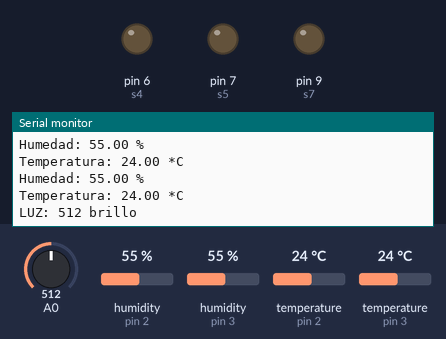
Recording of a sketch running on a simulated Arduino Uno, built with avr-gcc and run on an emulated ATmega328P. Parts: output pins drawn as LEDs (lit = HIGH), the last lines printed to the serial monitor. The test bench sets the inputs (shaded band); at power-on: A0 = 512, humidity (sensors on pin 2, pin 3) 55 %, temperature (sensors on pin 2, pin 3) 24 °C. WiFi joins after 1.5 s; servers stay silent unless stated.

Above: at 7.8 s.
7.9 s: A0 set to 107
At 9.4 s:
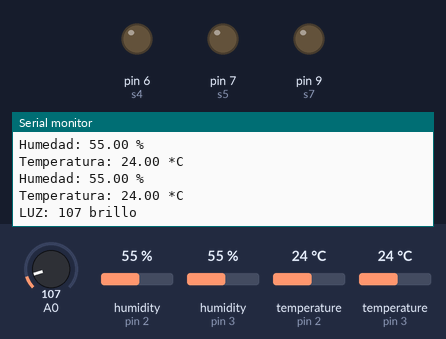
14.4 s: A0 set to 89
At 17.3 s:
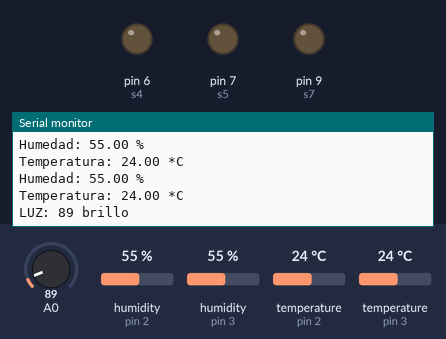
Timing chart, 0 to 18.8 s (numbered marks = the images above; inputs shaded):
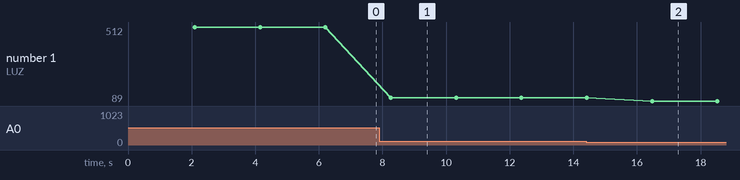

The sketch:

webserver1.1.ino
```cpp
//librerias
#include <SPI.h>
#include <Ethernet.h>
//DTH
#include "DHT.h"
DHT dht1(2,DHT22);
DHT dht2(3,DHT22);
int l=0;
int lx=0;
//fin DTH

//Declaración de la direcciones MAC e IP. También del puerto 80
byte mac[] = {
  0xDE, 0xAD, 0xBE, 0xEF, 0xFE, 0xED };
IPAddress ip(192,168,0,24);
EthernetServer servidor(80);


//declara los pines
//en este caso s= salidas (luz, ventilador, etc.., en ves de s se le puede asignar cualquier nombre). y declararemos E = entradas.
//al estar conectado el shield ethernet solo podemos contar con los pines digitales desde el 2 hasta el 9, exceptuando el pin 4 que sera usado por la MicroSD
int s1=8;
int s2=3;
int s3=5;
int s4=6;
int s5=7;
int s6=2;
int s7=9;


//lee los caracteres de una secuencia en una cadena. Los strings se representan como arrays de caracteres (tipo char)... ESTO NO LO ENTIENDO... ESTUDIARLO PRONTO...
String readString=String(30);
String stado1=String(3);
String stado2=String(3);
String stado3=String(3);
String stado4=String(3);
String stado5=String(3);
String stado6=String(3);
String stado7=String(3);


//aqui declaro los estados las variables int (int son variables de numeros enteros):

void setup() {
  //inicio DTH
  Serial.begin(9600);
  Serial.println("MADS96.cl\n\nIN DOOR!");
  Serial.println();
  dht1.begin();
  //fin DTH

Ethernet.begin(mac, ip); //Inicializamos con las direcciones asignadas
servidor.begin();

pinMode(s1,OUTPUT); //asigno s1 (pin 2) como salida digital.
digitalWrite(s1,LOW); //indico que el estado inicial de s1 sera apagado.

pinMode(s2,OUTPUT); //asigno s2 (pin 3) como salida digital.
digitalWrite(s2,LOW); //indico que el estado inicial de s1 sera apagado.

pinMode(s3,OUTPUT); //asigno s1 (pin 5) como salida digital.
digitalWrite(s3,LOW); //indico que el estado inicial de s1 sera apagado.

pinMode(s4,OUTPUT); //asigno s1 (pin 6) como salida digital.
digitalWrite(s4,LOW); //indico que el estado inicial de s1 sera apagado.

pinMode(s5,OUTPUT); //asigno s1 (pin 7) como salida digital.
digitalWrite(s5,LOW); //indico que el estado inicial de s1 sera apagado.

pinMode(s6,OUTPUT); //asigno s1 (pin 8) como salida digital.
digitalWrite(s6,LOW); //indico que el estado inicial de s1 sera apagado.

pinMode(s7,OUTPUT); //asigno s1 (pin 9) como salida digital.
digitalWrite(s7,LOW); //indico que el estado inicial de s1 sera apagado.


//asigno valores iniciales a las variables creadas anteriormente como string (string son variables de texto):
stado1="OFF";
stado2="OFF";
stado3="OFF";
stado4="OFF";
stado5="OFF";
stado6="OFF";
stado7="OFF";

}


//aqui comienza el programa que se correra eternamente.
void loop() {

  //inicio DTH
    delay(2000);
  float h = dht1.readHumidity();
  float t = dht1.readTemperature();
  float h1 = dht2.readHumidity();
  float t1 = dht2.readTemperature();
  lx=analogRead (0);
  if (isnan(h) || isnan(t)) {
    Serial.println("Falla al leer el sensor DHT!");

  }
  Serial.print("Humedad: ");
  Serial.print(h);
  Serial.println(" %\t");
  Serial.print("Temperatura: ");
  Serial.print(t);
  Serial.println(" *C ");
  Serial.print("Humedad: ");
  Serial.print(h1);
  Serial.println(" %\t");
  Serial.print("Temperatura: ");
  Serial.print(t1);
  Serial.println(" *C ");
  Serial.print("LUZ: ");
  Serial.print(lx);
  Serial.println(" brillo ");
  Serial.println();

  //Fin DTH

//NO LO ENTIENDO... Desde aqui
//EthernetClient Crea un cliente que se puede conectar a una dirección específica de Internet IP...
EthernetClient cliente= servidor.available();
if(cliente) {
boolean lineaenblanco=true;
String cadena="";
while(cliente.connected()) {
if(cliente.available()) {
char c=cliente.read();
if(readString.length()<30) {
readString.concat(c);
Serial.write(c);
cadena.concat(c);
//Cliente conectado
//Leemos petición HTTP caracter a caracter
//Almacenar los caracteres en la variable readString
}

//NO LO ENTIENDO... hasta aqui

//esto lo entiendo pero no lo COMPRENDO!!! ¿que diablos... ?

//S1
if(c=='\n' && lineaenblanco) //Si la petición HTTP ha finalizado
{
int LED = cadena.indexOf("s1=");
if(cadena.substring(LED)=="s1=ON") {
digitalWrite(s1,LOW);
stado1="OFF"; }
else if (cadena.substring(LED)=="s1=OFF") {
digitalWrite(s1,HIGH);
stado1="ON";
}


//AQUI COMIENZA LA PAGINA WEBSERVER

//Cabecera HTTP estándar
cliente.println("HTTP/1.1 200 OK");
cliente.println("Content-Type: text/html");
cliente.println(); //Página Web en HTML
cliente.println("<html>");
cliente.println("<head>");
cliente.println("<meta http-equiv=Content-Type content=text/html; charset=utf-8 />");

//cliente.println("<meta http-equiv=\"Refresh\" content=\"5;url=http://localhost/indoor/lampm.php?id=\"");
//cliente.println(stado1);
//cliente.println("/>");


cliente.print("<meta http-equiv=\"Refresh\" content=\"5;url=http://localhost/indoor/lampm.php");
cliente.print("?s1=");
cliente.print(stado1);
cliente.print("&");
cliente.print(cadena);
cliente.print("&");
cliente.print(LED);
cliente.print("\">");


//cliente.println("<script type=\"text/javascript\">");
//cliente.print("window.location=\"http://www.mads96.com");
//cliente.print("?e1=");
//cliente.print(stado1);
//cliente.print(";</script>");


cliente.println("<title>Titulo de tu web</title>");
cliente.println("</head>");
cliente.println("<body>");
cliente.println("<A HREF=\"http://www.google.com\">hola mundo</A>");
cliente.println(h);
cliente.println(h1);
cliente.println(t1);
cliente.println(lx);
cliente.println("</body>");
 break;
        }
        if (c == '\n') {
          lineaenblanco = true;
        }
        else if (c != '\r') {
          lineaenblanco = false;
        }
      }
    }
    //Dar tiempo al navegador para recibir los datos
    delay(1);
    cliente.stop();// Cierra la conexión
  }
}
```

Measured:
- after the input at 7.9 s, the serial monitor: prints a new line after 0.36 s (image 1)
- after the input at 14.4 s, the serial monitor: prints a new line after 2.1 s (image 2)
- plotted number 1: 512 → 107 after the input at 7.9 s, 107 → 89 after the input at 14.4 s
